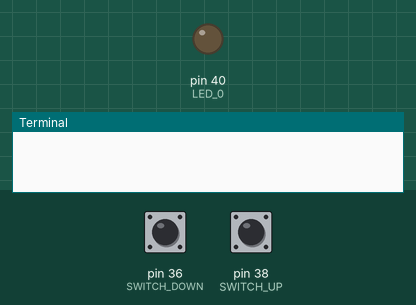
This program was run on a simulated Raspberry Pi (header pin numbers). Parts: output pins drawn as LEDs (lit = HIGH), the last lines printed to the terminal. The test bench sets the inputs (shaded band); at power-on: pin 38 (SWITCH_UP) LOW, pin 36 (SWITCH_DOWN) LOW.

Above: at 1.2 s.
1.3 s: pin 38 (SWITCH_UP) pulled HIGH for 0.15 s
At 1.9 s:
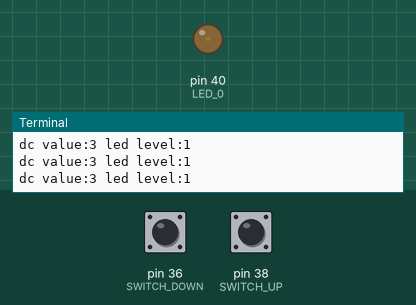
2.9 s: pin 36 (SWITCH_DOWN) pulled HIGH for 0.15 s
At 3.3 s:
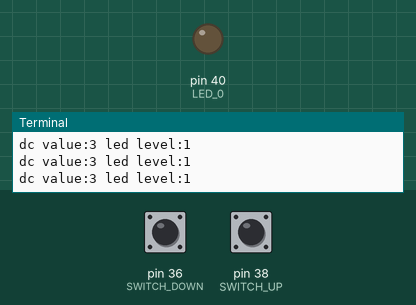
4.5 s: pin 38 (SWITCH_UP) pulled HIGH for 1 s
At 5.7 s:
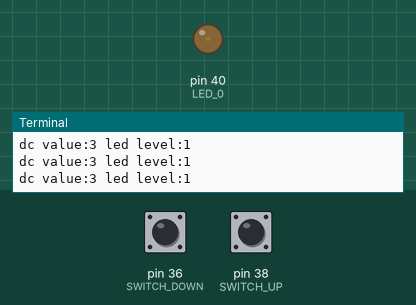
7.0 s: pin 36 (SWITCH_DOWN) pulled HIGH for 1 s
At 7.9 s:
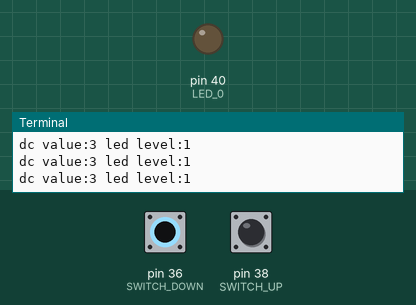
9.5 s: pin 38 (SWITCH_UP) pulsed HIGH 5 times (0.12 s each, 0.3 s apart)
At 12.1 s:
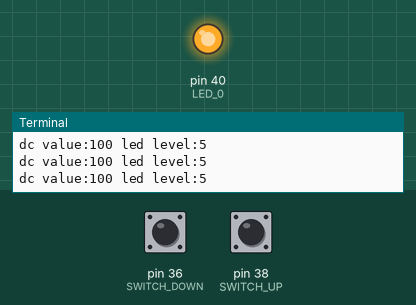
Timing chart, 0 to 13.5 s (numbered marks = the images above; inputs shaded):
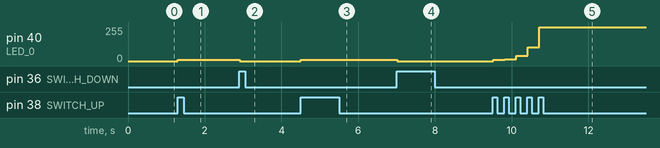

Measured:
- after the input at 1.3 s, pin 40 (LED_0): 0/255 → 8/255 at once
- after the input at 2.9 s, pin 40 (LED_0): 8/255 → 0/255 at once
- after the input at 4.5 s, pin 40 (LED_0): 0/255 → 8/255 at once
- after the input at 7.0 s, pin 40 (LED_0): 8/255 → 0/255 at once
- after the input at 9.5 s, pin 40 (LED_0): moves from 0/255 to 255/255 over 1.2 s, starting at once

The program:

main.py
```python
#!/usr/bin/python3

import RPi.GPIO as GPIO
import atexit
from time import sleep

SWITCH_DOWN = 36
SWITCH_UP = 38
LED_0 = 40
NUMBER_OF_INCREMENTS = 6
MAX_LED_LEVEL = NUMBER_OF_INCREMENTS - 1
INCREMENT_CONVERSION_EXPONENT = 10**(2/MAX_LED_LEVEL)


def exitHandler():
    print("Cleaning up GPIO configuration.")
    GPIO.cleanup()


GPIO.setmode(GPIO.BOARD)
GPIO.setup(SWITCH_DOWN, GPIO.IN, pull_up_down=GPIO.PUD_DOWN)
GPIO.setup(SWITCH_UP, GPIO.IN, pull_up_down=GPIO.PUD_DOWN)
GPIO.setup(LED_0, GPIO.OUT)
atexit.register(exitHandler)

pwmAgent = GPIO.PWM(LED_0, 2000)
ledLevel = 0
upState = 0
downState = 0

pwmAgent.start(ledLevel)

while True:
    inputUp = GPIO.input(SWITCH_UP)
    inputDown = GPIO.input(SWITCH_DOWN)

    if upState == 0 and inputUp == 1:
        ledLevel += 1
    if downState == 0 and inputDown == 1:
        ledLevel -= 1
    if ledLevel < 0:
        ledLevel = 0
    if ledLevel > MAX_LED_LEVEL:
        ledLevel = MAX_LED_LEVEL

    if (ledLevel == 0):
        pwmAgent.ChangeDutyCycle(0)
    if (ledLevel != 0):
        dc = round(INCREMENT_CONVERSION_EXPONENT**ledLevel)
        print(f"dc value:{dc} led level:{ledLevel}")
        pwmAgent.ChangeDutyCycle(dc)
    upState = inputUp
    downState = inputDown

    sleep(0.1)
```
